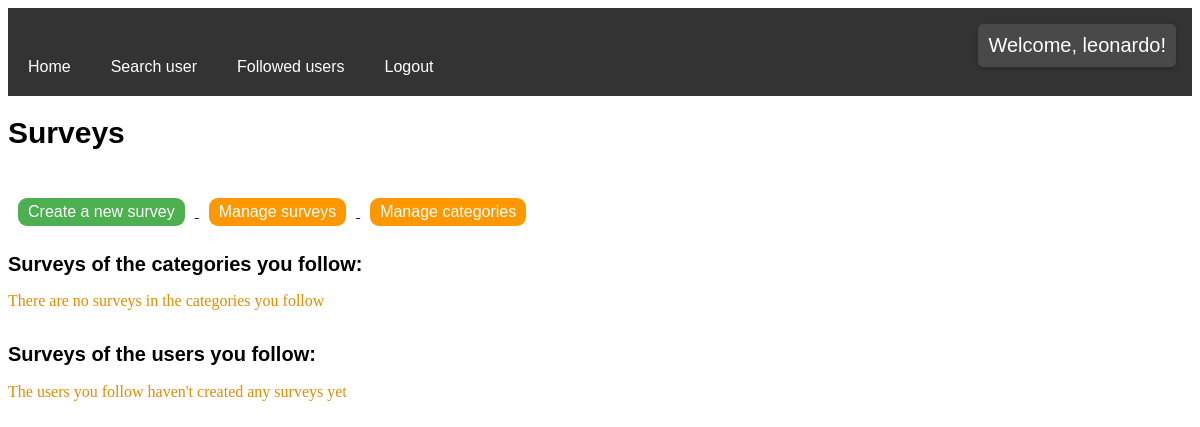
Before: / (signed in) with the older database file.
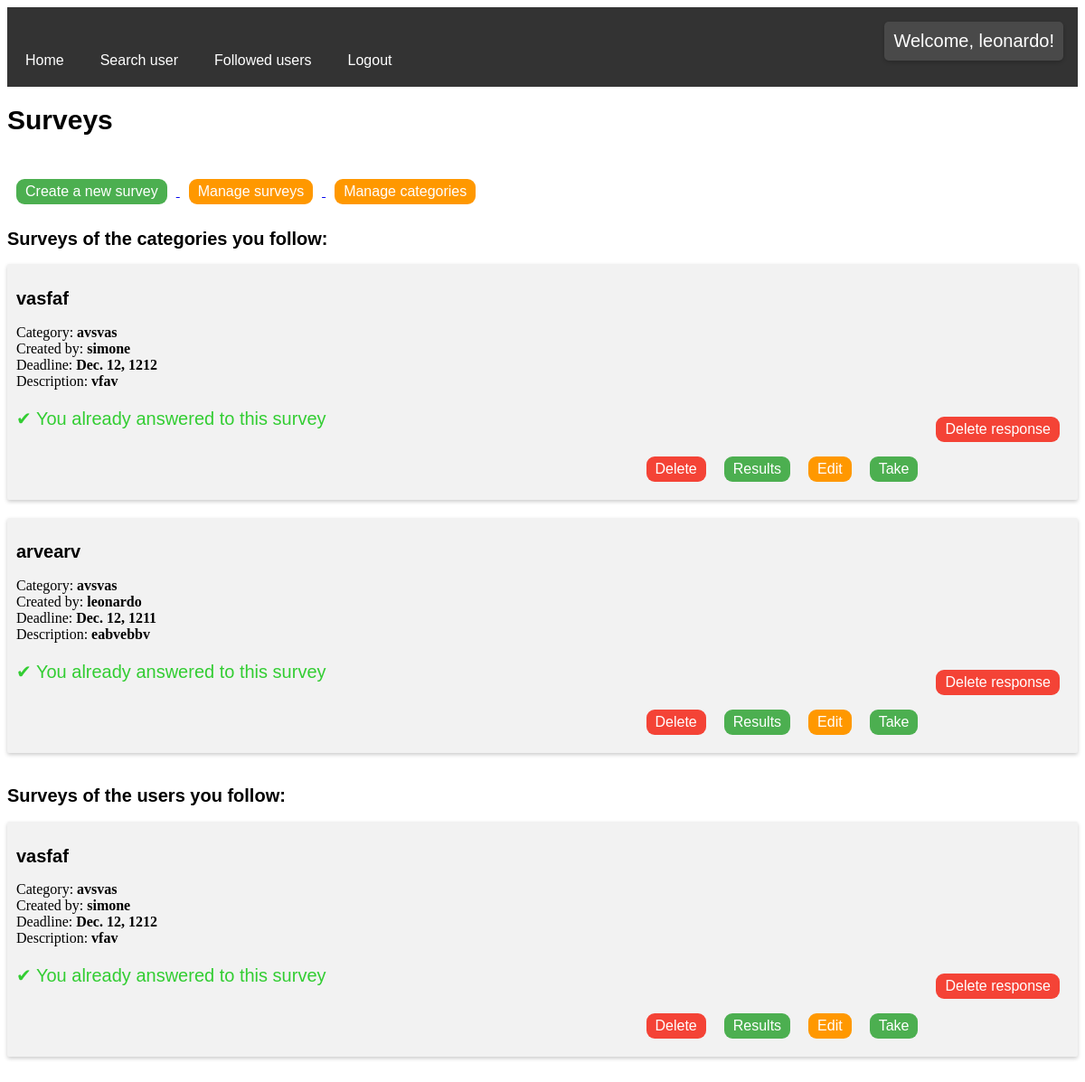
After: the same page with the newer database file.
### surveys/models.py (models this page shows, shortened)
class Survey(models.Model):
    id = models.AutoField(primary_key=True)
    name = models.CharField(max_length=50)
    description = models.CharField(max_length=200)
    user = models.ForeignKey(User, on_delete=models.CASCADE, null=True)
    category = models.ForeignKey(Category, on_delete=models.CASCADE, null=True)
    deadline = models.DateField(null=True)

class Category(models.Model):
    id = models.AutoField(primary_key=True)
    name = models.CharField(max_length=50)
    user = models.ForeignKey(User, on_delete=models.CASCADE, null=True)
    def __str__(self):
        return self.name

class Response(models.Model):
    id = models.AutoField(primary_key=True)
    survey = models.ForeignKey(Survey, on_delete=models.CASCADE)
    user = models.ForeignKey(User, on_delete=models.CASCADE, null=True)

### surveys/views.py (the view)
# urls.py: path('', views.ViewSurveys.as_view(), name='index'),
class ViewSurveys(ListView):
    model = Survey
    template_name = 'index.html'
    context_object_name = 'surveys'
    def get_context_data(self, *, object_list=None, **kwargs):
        context = super().get_context_data(**kwargs)
        context['responses'] = Response.objects.all()
        if self.request.user.is_authenticated:
            context['subscribed_surveys'] = Survey.objects.filter(category__in=UserCategorySubscription.objects.filter(user=self.request.user).values_list('category', flat=True))
            context['followed_users_surveys'] = Survey.objects.filter(user__in=User.objects.filter(pk__in=UserFollows.objects.filter(user=self.request.user).values_list('followed_user', flat=True)))
        return context
    def get_queryset(self):
        return Survey.objects.all()

### templates/index.html (shortened to what this page needs)
{% extends 'base.html' %}
{% load static %}
{% block content %}
    <h1>Surveys</h1>
    <br>
    {% if user.is_authenticated %}
        <a href="{% url 'createSurvey' %}">
            <button class="new" type="button">Create a new survey</button>
        </a>
        <a href="{% url 'manageSurveys' %}">
            <button class="edit" type="button">Manage surveys</button>
        </a>
        <a href="{% url 'manageCategories' %}">
            <button class="edit" type="button">Manage categories</button>
        </a>
        <h2>Surveys of the categories you follow: </h2>
        {% if subscribed_surveys|length == 0 %}
            <p style="color: #e68a00">There are no surveys in the categories you follow</p>
        {% endif %}
        <ul class="card">
            {% for survey in surveys %}
                {% if survey in subscribed_surveys %}
                    <li>
                        <h2>{{ survey.name }} </h2>
                        Category: <b>{{ survey.category }}</b> <br>
                        Created by: <b>{{ survey.user }}</b> <br>
                        Deadline: <b>{{ survey.deadline }}</b> <br>
                        Description: <b>{{ survey.description }}</b>
                    {% for response in responses %}
                        {% if response.user == user and response.survey.id == survey.id %}
                            <p class="taken"> &#10004; You already answered to this survey
                                <a href="{% url 'deleteResponse' response.id %}">
                                    <button class="delete" type="button">Delete response</button>
                                </a>
                            </p>
                        {% endif %}
                    {% endfor %}
                    <a href="{% url 'takeSurvey' survey.id %}">
                        <button class="open" type="button">Take</button>
                    </a>
                    {% if user.is_staff or survey.user == user %}
                        <a href="{% url 'viewSurvey' survey.id %}">
                            <button class="edit" type="button">Edit</button>
                        </a>
                        <a href="{% url 'viewResponses' survey.id %}">
                            <button  class="open" type="button">Results</button>
                        </a>
                        <a href="{% url 'deleteSurvey' survey.id %}">
                            <button class="delete" type="button">Delete</button>
                        </a>
                    {% endif %}
                    </li>
                {% endif %}
            {% endfor %}
        </ul>
        <h2>Surveys of the users you follow: </h2>
        {% if followed_users_surveys|length == 0 %}
            <p style="color: #e68a00">The users you follow haven't created any surveys yet</p>
        {% endif %}
        <ul class="card">
            {% for survey in surveys %}
                {% if survey in followed_users_surveys %}
                    <li>
                        <h2>{{ survey.name }} </h2>
                        Category: <b>{{ survey.category }}</b> <br>
                        Created by: <b>{{ survey.user }}</b> <br>
                        Deadline: <b>{{ survey.deadline }}</b> <br>
                        Description: <b>{{ survey.description }}</b>
                    {% for response in responses %}
                        {% if response.user == user and response.survey.id == survey.id %}
                            <p class="taken"> &#10004; You already answered to this survey
                                <a href="{% url 'deleteResponse' response.id %}">
                                    <button class="delete" type="button">Delete response</button>
                                </a>
                            </p>
                        {% endif %}
                    {% endfor %}
                    <a href="{% url 'takeSurvey' survey.id %}">
                        <button class="open" type="button">Take</button>
                    </a>
                    {% if user.is_staff %}
                        <a href="{% url 'viewSurvey' survey.id %}">
                            <button class="edit" type="button">Edit</button>
                        </a>
                        <a href="{% url 'viewResponses' survey.id %}">
                            <button  class="open" type="button">Results</button>
                        </a>
                        <a href="{% url 'deleteSurvey' survey.id %}">
                            <button class="delete" type="button">Delete</button>
                        </a>
                    {% endif %}
                    </li>
                {% endif %}
            {% endfor %}
        </ul>
    {% else %}
        <p>Please login to view surveys!</p>
    {% endif %}
{% endblock %}

### templates/base.html (shortened to what this page needs)
{% load static %}
<html lang="en">
    <head>
        <link rel="stylesheet" href="{% static 'base.css' %}">
    </head>
    <body>
        <div class="navbar" id="navbar">
            <a href="{% url 'index' %}">Home</a>
            {% if user.is_authenticated %}
                <a href="{% url 'search_user' %}">Search user</a>
                <a href="{% url 'manage_followed_users' %}">Followed users</a>
                <a href="{% url 'logout_user' %}">Logout</a>
                <p class="welcome"> Welcome, {{ user.username }}!</p>
            {% else %}
                <a href="{% url 'login_user' %}">Login</a>
                <a href="{% url 'register_user' %}">Register</a>
            {% endif %}
        </div>
{% block content %}
{% endblock %}
    </body>
</html>

### templates/base.css (style rules this page uses)
.navbar { overflow: hidden; background-color: #333; font-family: Arial, Helvetica, sans-serif; }
.navbar a { float: left; font-size: 16px; color: white; text-align: center; padding: 50px 20px 20px 20px; text-decoration: none; }
.welcome { padding: 10px; border-radius: 5px; margin: 16px; background: #494949; box-shadow: 0 2px 4px 0 rgba(0,0,0,0.2); font-family: Arial, Helvetica, sans-serif; float: right; }
button { background-color: #4CAF50; border: none; color: white; padding: 5px 10px; text-align: center; text-decoration: none; display: inline-block; font-size: 16px; margin: 10px; cursor: pointer; border-radius: 9px; }
button.edit { background-color: #ff9800; }
button.delete { background-color: #f44336; }
p.welcome { font-size: 20px; color: white; font-family: Arial, Helvetica, sans-serif; }
ul.card { display: flex; flex-direction: column; justify-content: space-between; padding: 0; }
ul.card li { list-style-type: none; padding: 10px; background-color: #f2f2f2; border-radius: 2px; box-shadow: 0 2px 4px 0 rgba(0,0,0,0.2); margin-bottom: 20px; }
ul.card li button { float: right; }
h1 { font-family: Arial, Helvetica, sans-serif; font-size: 30px; color: black; }
h2 { font-family: Arial, Helvetica, sans-serif; font-size: 20px; color: black; }
p.taken { font-family: Arial, Helvetica, sans-serif; font-size: 20px; color: limegreen; }

Changed rows visible on the page:
now on this page (row edited): Survey: name "vasfaf", category "avsvas", user "simone", deadline "Dec. 12, 1212", description "vfav"
added Response: shows "✔ You already answered to this survey", shows "Delete response"
added Survey: name "arvearv", category "avsvas", user "leonardo", deadline "Dec. 12, 1211", description "eabvebbv", shown under "Surveys of the categories you follow:"
added Response: shows "✔ You already answered to this survey", shown under "arvearv"
Other visible differences:
text no longer shown: "There are no surveys in the categories you follow The users you follow haven't created any surveys yet"
